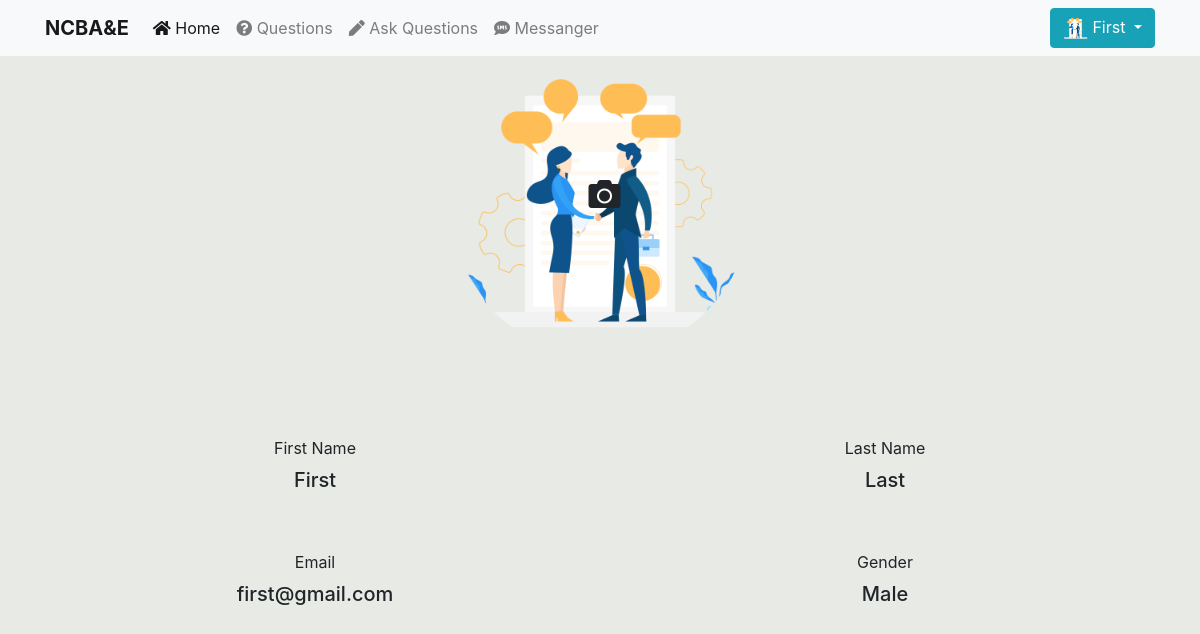
Screenshot of /Main/profile.php (signed in) with the database file from the repository.
### tables this page shows
CREATE TABLE `tbluser` (
  `user_Id` int(11) NOT NULL,
  `fname` varchar(255) DEFAULT NULL,
  `lname` varchar(255) DEFAULT NULL,
  `gender` varchar(255) DEFAULT NULL,
  `email` varchar(255) NOT NULL,
  `profile_pic` varchar(255) DEFAULT 'avatar.jpg',
  `password` varchar(255) NOT NULL
);

### Main/profile.php (the view, shortened to what this page needs)
<?php
include '../functions/db.php';
$current_user = $_SESSION['user_Id'];
$query = "SELECT * FROM `tbluser` WHERE user_Id = $current_user";
$result = $con->query($query);
$result = $result->fetch_assoc();
extract($result);
?>
<!DOCTYPE html>
<html>
<head>
	 <link rel="stylesheet" type="text/css" href="../css/global.css">
  <link rel="stylesheet" href="https://maxcdn.bootstrapcdn.com/bootstrap/4.4.1/css/bootstrap.min.css">
  <link rel="stylesheet" href="https://use.fontawesome.com/releases/v5.7.0/css/all.css">
</head>
<body>
 <nav class="navbar navbar-expand-md bg-light navbar-light">
        <div class="container">
  <a class="navbar-brand" href="index.php"><b>NCBA&E</b></a>
  <div class="collapse navbar-collapse" id="collapsibleNavbar">
    <ul class="navbar-nav">
      <li class="nav-item">
        <a class="nav-link active" href="index.php"><i class="fas fa-home"></i> Home</a>
      </li>
      <li class="nav-item">
        <a class="nav-link" href="questions_page.php"><i class="fas fa-question-circle"></i> Questions</a>
      </li>
      <li class="nav-item">
        <a class="nav-link" href="ask_question.php"><i class="fas fa-pen"></i> Ask Questions</a>
      </li>
      <?php if(isset($_SESSION['username'])):  ?>
      <li class="nav-item">
        <a class="nav-link" href="../chat/chats.php"><i class="fas fa-sms"></i> Messanger</a>
      </li>
  <?php endif; ?>
    </ul>
    <ul class="nav navbar-right ml-auto">
        <?php if(isset($_SESSION['user_Id'])):  ?>
        <li class="nav-item">
    <div class="dropdown">
        <button type="button" class="btn btn-info dropdown-toggle" data-toggle="dropdown">
           <img src="<?= $profile_pic ?>" style="width: 25px;height: 25px;">
           <?= $fname ?>
        </button>
    </div>
     </li>
        <?php else: ?>
        <li class="nav-item"><a href="login_layout.php" class="nav-link"><i class="fas fa-sign-in-alt"></i> signin</a></li>
        <li class="nav-item"><a href="signup_layout.php" class="nav-link"><i class="fas fa-user-plus"></i> signup</a></li>
    <?php endif; ?>
    </ul>
  </div>
</div>
</nav>
<div class="container">
	<div class="row">
		<div class="col-md-12 img">
			<img src="<?= $profile_pic ?>" alt="Profile Picture" style="width: 300px;height:300px;border-radius: 50%;" title="click to update" onclick="savePic()">
			<div id="camera"><h2><i class="fas fa-camera"></i></h2></div>
		</div>
	</div>
	<form method="post", action="update_picture.php" enctype="multipart/form-data" id="picture-form">
	</form>
	<div class="row name">
		<div class="col-md-6">
			<label>First Name</label>
			<h5 contenteditable="true" onblur="saveMe(this,'fname')"><?= $fname ?></h5>
		</div>
		<div class="col-md-6">
			<label>Last Name</label>
			<h5 contenteditable="true" onblur="saveMe(this,'lname')"><?= $lname ?></h5>
		</div>
	</div>
	<div class="row name">
		<div class="col-md-6">
			<label>Email</label>
			<h5 onblur="saveMe(this,'email')"><?= $email ?></h5>
		</div>
		<div class="col-md-6">
          <label>Gender</label>
          <h5 contenteditable="true" onblur="saveMe(this,'gender')"><?= $gender ?></h5>
		</div>
	</div>
</div>
</body>
</html>

### css/global.css (style rules this page uses)
body { background-color: #eee; }

### Main/profile.php (style rules this page uses)
body { background-color: #e7eae5; }
.img { text-align: center; }
.name { text-align: center; margin-top: 50px; }
#camera { position: absolute; top: 40%; left: 49%; }

### rows the page displays
tbluser: profile_pic (picture), fname "First", lname "Last", email "first@gmail.com", gender "Male"
